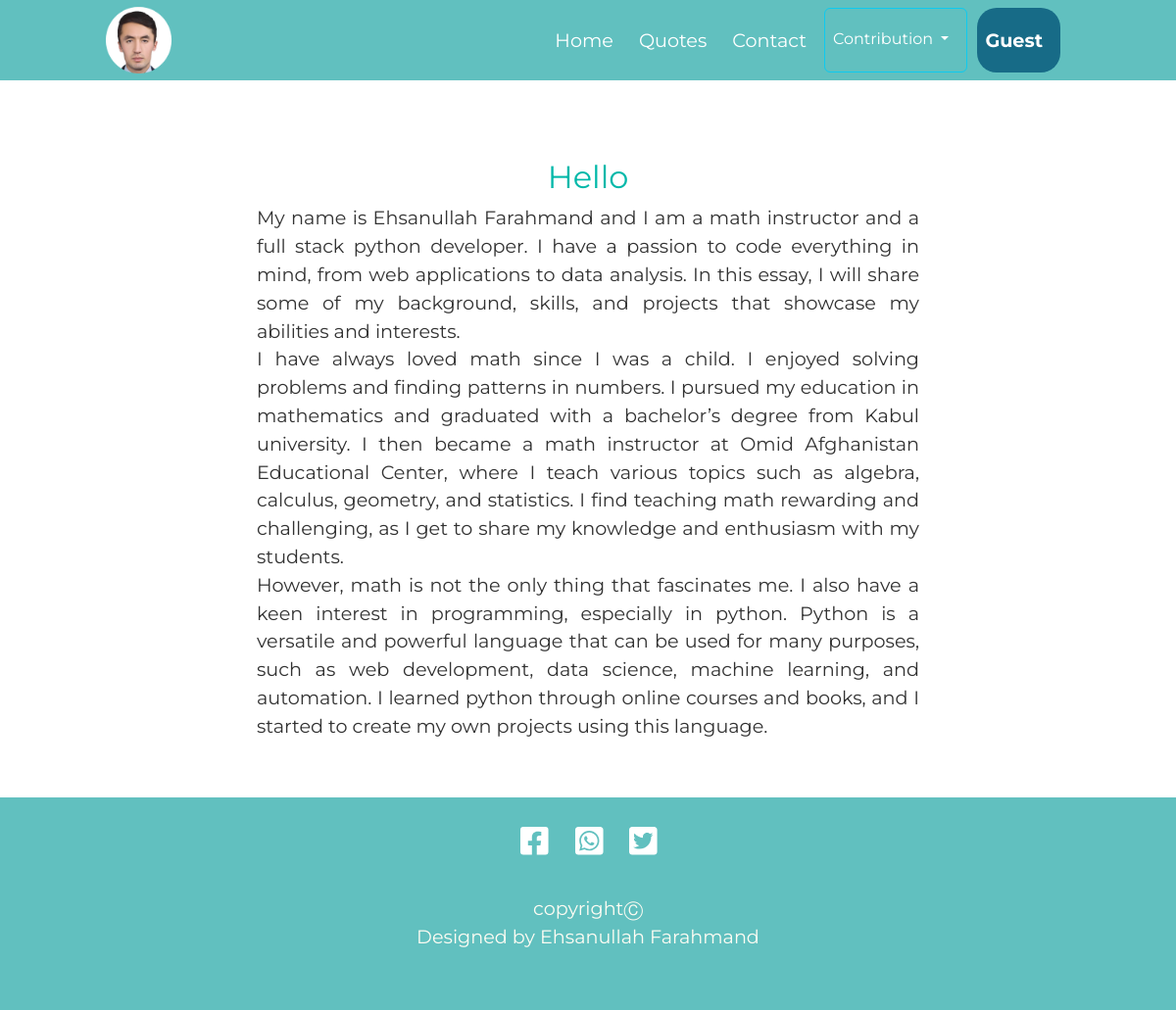
The app's page /pro_description?id=1 with its own data.
### main.py (models this page shows, shortened)
class ProfileDatabase(Base):
    __tablename__ = "profile"
    id = Column(Integer, primary_key=True)
    title = Column(String, nullable=False)
    content = Column(String, nullable=False)
    image_url = Column(String, nullable=False)

### main.py (the view)
@app.route("/pro_description")
def pro_description():
    id = request.args.get("id")
    Profile = session.query(ProfileDatabase).get(id)
    return render_template("profile_descriptio.html", user=current_user, skill=Profile)

### templates/profile_descriptio.html (shortened to what this page needs)
{% include("header.html") %}
{% block  body %}
<section id="skills">
    <div class="middle-container">
        <h2>{{skill.title}}</h2>
        <div class="container-fluid col-lg-7 col-md-9 col-sm-11 skill " style="text-align: justify">
            <p>{{skill.content|safe}}</p>
        </div>
    </div>
</section>
{% endblock %}
{% include("footer.html") %}

### static/css/custon.css (style rules this page uses)
body { margin: 0; font-family: 'Montserrat', sans-serif !important; font-size: 1.2em !important; }
section { text-align: center !important; }
h2, h3 { color: #00B8A9 !important; font-weight: normal !important; }
.middle-container { margin: auto !important; text-align: center !important; }
p { margin: auto !important; color: #323232 !important; }

### records on screen
ProfileDatabase: title "Hello", content "My name is Ehsanullah Farahmand and I am a math instructor and a full stack python developer. I have a passion to code everything in mind, from web applications to data analysis. In this essay, I will share some of my background, skills, and projects that showcase my abilities and interests. I have always loved math since I was a child. I enjoyed solving problems and finding patterns in numbers. I pursued my education in mathematics and graduated with a bachelor’s degree from Kabul university. I then became a math instructor at Omid Afghanistan Educational Center, where I teach various topics such as algebra, calculus, geometry, and statistics. I find teaching math rewarding and…"
